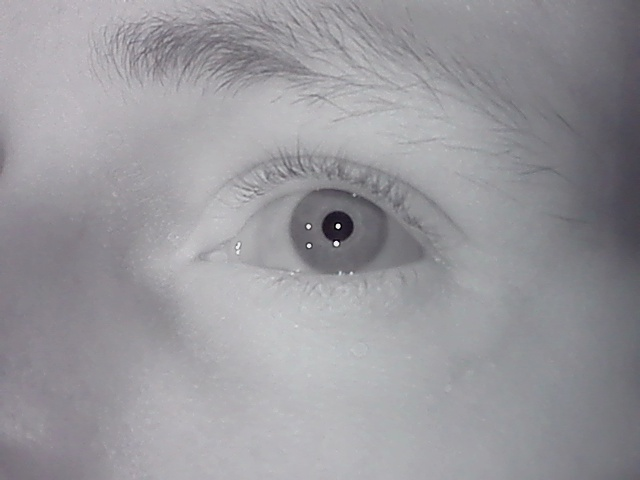
#> input picture Exam/Exam_A2/exercise_A2_code/inputs/videos/video0/0.jpg, 640 x 480 px
$ python -i detector.py   (imports and definitions only)
#> lines starting #> are read from the running program, lines starting #| are printed output that depends on the picture; after the words box and inside, x2 and y2 are one past the last pixel; in counts of white or black regions, pixels touching at a corner belong together
#> further down, picture is the input picture: shape (480, 640, 3); mean B, G, R 156.2, 151.4, 152.6
import cv2
import numpy as np
import math

import time

kernel = np.ones((5,5))

def dist(a, b):
    return np.linalg.norm(a-b)


# [8 lines left out: function contour_center, not called in this run]


def find_pupil(img, debug=True, threshold = 55):
    """Detects and returns a single pupil candidate for a given image.
    You can use the debug flag for showing threshold images, print messages, etc.

    Returns: A pupil candidate in OpenCV ellipse format.
    """
#> called with debug = True, threshold = 55
    gray = cv2.cvtColor(img, cv2.COLOR_BGR2GRAY)
    _,binaryGray = cv2.threshold(gray, threshold, 255, cv2.THRESH_BINARY_INV)
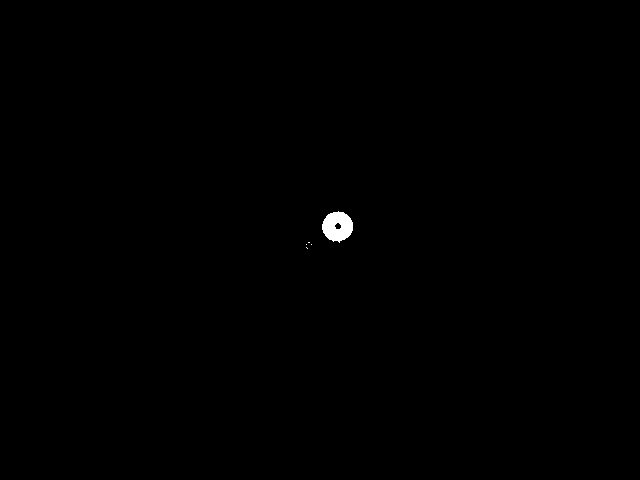
#> binaryGray: shape (480, 640); 0.23% white; 5 white regions (4 under 20 px), largest, box (x1, y1, x2, y2) and area: (322, 211, 353, 243) 701
    binaryGray = cv2.morphologyEx(binaryGray, cv2.MORPH_OPEN, kernel)
#> binaryGray: shape (480, 640); 0.23% white; 1 white region


    (countours, hierarchy) = cv2.findContours(binaryGray, cv2.RETR_TREE, cv2.CHAIN_APPROX_SIMPLE )
#> countours = 2 contours; box (x1, y1, x2, y2) and area: (322, 212, 353, 241) 680, (334, 222, 342, 230) 35
    largest, maxSize = None, None
    for c in countours:
        size = cv2.contourArea(c)
        centerC = getCenterOfMass(c)
        perimeter = cv2.arcLength(c,True)
        division = (2*math.sqrt(math.pi*size))
        if division != 0:
            circularityFeature = perimeter / division
            if circularityFeature <2 and len(c)>=5 and (largest is None or size > maxSize) :
                largest = c
                maxSize = size
#> this loop made 2 passes
#> (size, centerC, perimeter, division, circularityFeature, maxSize) on pass 1: (680, [336.6, 225.7], 97.25, 92.44, 1.05, 680)
#> (size, centerC, perimeter, division, circularityFeature) on pass 2: (35, [337, 226], 22.14, 20.97, 1.06)
#> after the loop, largest = contour of 38 points, box (x1, y1, x2, y2) (322, 212, 353, 241), area 680; maxSize = 680
    if maxSize is None:
        return find_pupil(img, debug=True, threshold = threshold*1.2)
    else :
        if debug:
            cv2.imshow("threshold", binaryGray)
            colored = cv2.cvtColor(binaryGray, cv2.COLOR_GRAY2BGR)
#> colored: shape (480, 640, 3); 0.23% white; 1 white region, box (x1, y1, x2, y2) and area: (322, 212, 353, 241) 696
            cv2.drawContours(colored, [largest], 0, (0,255,0), 2)
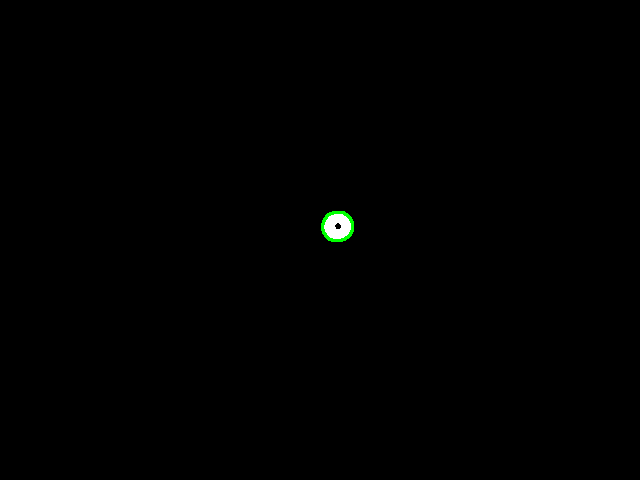
#> colored: shape (480, 640, 3); mean B, G, R 0.4, 0.7, 0.4
            cv2.imshow("drawContours", colored)

        ((x,y), (a,b), angle) = cv2.fitEllipse(largest)
#> x = 337.1; y = 226; a = 29.02; b = 30.21; angle = 76.16
        return ((x,y), (a,b), angle)

def getCenter(contour):
    x,y,w,h = cv2.boundingRect(contour)
    return [x+w/2, y+h/2]

def getCenterOfMass(contour):
    sumx, sumy = 0,0
    for c in contour:
        sumx += c[0][0]
        sumy += c[0][1]
    return [sumx/len(contour), sumy/len(contour)]

# [5 lines left out: function sortMoveOn, not called in this run]
def euclidean_distance(p1, p2):
    return math.sqrt( ((p1[0]-p2[0])*(p1[0]-p2[0]))+((p1[1]-p2[1])*(p1[1]-p2[1])) )

# [38 lines left out: function find_glints, not called in this run]

>>> import cv2
>>> picture = cv2.imread('inputs/videos/video0/0.jpg')
>>> result = find_pupil(picture)
#> result = ((337.1, 226), (29.02, 30.21), 76.16)
